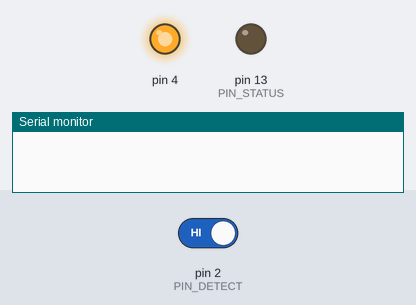
Bench run of a sketch on a simulated Arduino Uno, built with avr-gcc and run on an emulated ATmega328P. On the bench: output pins drawn as LEDs (lit = HIGH), the last lines printed to the serial monitor. The inputs (shaded band) are chosen by the test bench; at power-on: pin 2 (PIN_DETECT) HIGH.

Above: at 1.2 s.
1.3 s: pin 2 (PIN_DETECT) driven LOW
At 2.5 s:
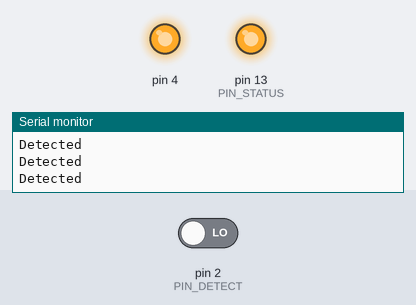
2.8 s: pin 2 (PIN_DETECT) driven HIGH
At 3.9 s:
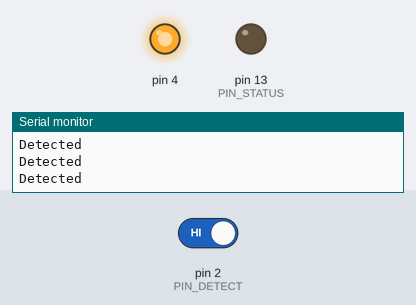
Timing chart, 0 to 5.8 s (numbered marks = the images above; inputs shaded):
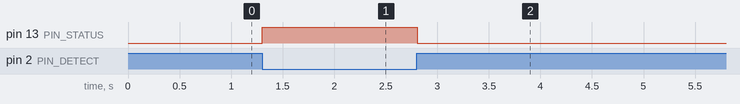

The sketch:

trashies.ino
```cpp
#include <IRremote.h>

#define PIN_IR 3
#define PIN_DETECT 2
#define PIN_STATUS 13

IRsend irsend;

void setup()
{
  pinMode(PIN_DETECT, INPUT);
  pinMode(PIN_STATUS, OUTPUT);
  // irsend.modulate = false;
  // irsend.invert = true;
  irsend.enableIROut(37.9);
  irsend.mark(0);
  Serial.begin(9600);

  pinMode(4, OUTPUT);
  digitalWrite(4, HIGH);
}

void loop() {
  irsend.space(0);
  delay(1);
  irsend.mark(0);
  digitalWrite(PIN_STATUS, !digitalRead(PIN_DETECT));
  delay(1);

  if(!digitalRead(PIN_DETECT)){
      Serial.println("Detected");

  }
}
```

Measured:
- after the input at 1.3 s, pin 13 (PIN_STATUS): LOW → HIGH at once
- after the input at 2.8 s, pin 13 (PIN_STATUS): HIGH → LOW at once
